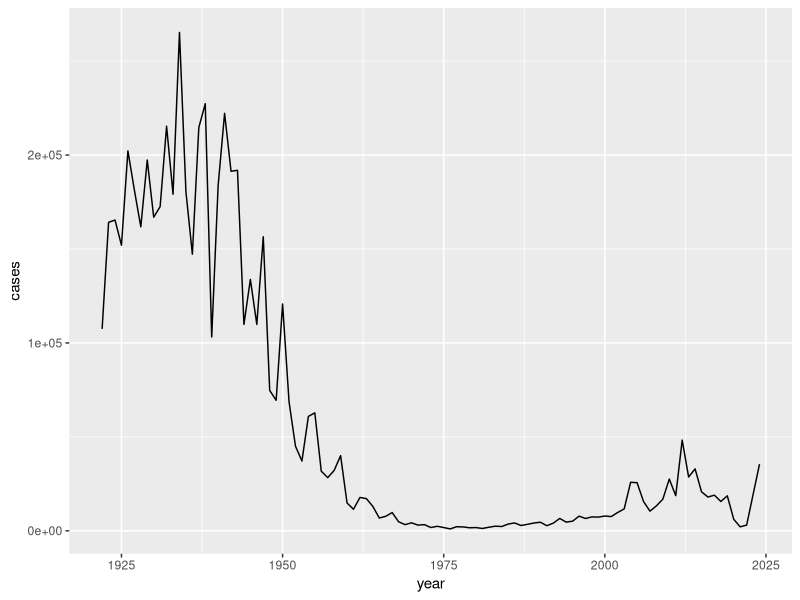
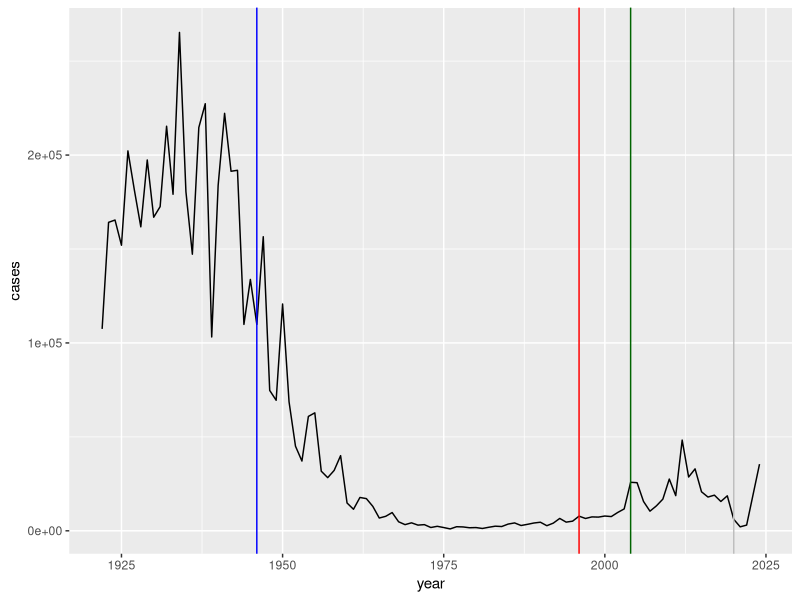

Reproduce these figures in R, in order. (Note: this script raises an error after producing the figures.)
## ---- chunk 1
cdc <- data.frame(
  year = c(1922L,1923L,1924L,1925L,
           1926L,1927L,1928L,1929L,1930L,1931L,
           1932L,1933L,1934L,1935L,1936L,
           1937L,1938L,1939L,1940L,1941L,1942L,
           1943L,1944L,1945L,1946L,1947L,
           1948L,1949L,1950L,1951L,1952L,
           1953L,1954L,1955L,1956L,1957L,1958L,
           1959L,1960L,1961L,1962L,1963L,
           1964L,1965L,1966L,1967L,1968L,1969L,
           1970L,1971L,1972L,1973L,1974L,
           1975L,1976L,1977L,1978L,1979L,1980L,
           1981L,1982L,1983L,1984L,1985L,
           1986L,1987L,1988L,1989L,1990L,
           1991L,1992L,1993L,1994L,1995L,1996L,
           1997L,1998L,1999L,2000L,2001L,
           2002L,2003L,2004L,2005L,2006L,2007L,
           2008L,2009L,2010L,2011L,2012L,
           2013L,2014L,2015L,2016L,2017L,2018L,
           2019L,2020L,2021L,2022L, 2024L),
  
  cases = c(107473,164191,165418,152003,
                                   202210,181411,161799,197371,
                                   166914,172559,215343,179135,265269,
                                   180518,147237,214652,227319,103188,
                                   183866,222202,191383,191890,109873,
                                   133792,109860,156517,74715,69479,
                                   120718,68687,45030,37129,60886,
                                   62786,31732,28295,32148,40005,
                                   14809,11468,17749,17135,13005,6799,
                                   7717,9718,4810,3285,4249,3036,
                                   3287,1759,2402,1738,1010,2177,2063,
                                   1623,1730,1248,1895,2463,2276,
                                   3589,4195,2823,3450,4157,4570,
                                   2719,4083,6586,4617,5137,7796,6564,
                                   7405,7298,7867,7580,9771,11647,
                                   25827,25616,15632,10454,13278,
                                   16858,27550,18719,48277,28639,32971,
                                   20762,17972,18975,15609,18617,
                                   6124,2116,3044, 35493)
)
## ---- chunk 2
head(cdc)
## ---- chunk 3
library(ggplot2)
## ---- chunk 4
ggplot(cdc) + 
  aes(x = year, y = cases) +
  geom_line()  
## ---- chunk 5
ggplot(cdc) + 
  aes(x = year, y = cases) +
  geom_line() + 
  geom_vline(xintercept = 1946, col = "blue") +
  geom_vline(xintercept = 1996, col = "red") +
  geom_vline(xintercept = 2020, col = "gray") +
  geom_vline(xintercept = 2004, col = "darkgreen")
## ---- chunk 6
library(jsonlite)
subject <- read_json("https://www.cmi-pb.org/api/v5_1/subject", simplifyVector = TRUE)

head(subject)
## ---- chunk 7
nrow(subject)
## ---- chunk 8
table(subject$infancy_vac)
## ---- chunk 9
table(subject$biological_sex)
## ---- chunk 10
table(subject$race, subject$biological_sex)
#produces a cross-table
## ---- chunk 11
library(lubridate)
## ---- chunk 12
today()
## ---- chunk 13
today() - ymd("2000-01-01")
## ---- chunk 14
time_length( today() - ymd("2000-01-01"),  "years")
## ---- chunk 15
# Use todays date to calculate age in days
subject$age <- today() - ymd(subject$year_of_birth)
## ---- chunk 16
library(dplyr)

ap <- subject %>% filter(infancy_vac == "aP")

round( summary( time_length( ap$age, "years" ) ) )
## ---- chunk 17
# wP
wp <- subject %>% filter(infancy_vac == "wP")
round( summary( time_length( wp$age, "years" ) ) )
## ---- chunk 18
int <- ymd(subject$date_of_boost) - ymd(subject$year_of_birth)
age_at_boost <- time_length(int, "year")
head(age_at_boost)
## ---- chunk 19
ggplot(subject) +
  aes(time_length(age, "year"),
      fill=as.factor(infancy_vac)) +
  geom_histogram(show.legend=FALSE) +
  facet_wrap(vars(infancy_vac), nrow=2) +
  xlab("Age in years")
## ---- chunk 20
# Or use wilcox.test() 
x <- t.test(time_length( wp$age, "years" ),
       time_length( ap$age, "years" ))

x$p.value
## ---- chunk 21
specimen <- read_json("http://cmi-pb.org/api/v5_1/specimen", simplifyVector = T)

ab_data <- read_json("http://cmi-pb.org/api/v5_1/plasma_ab_titer", simplifyVector= T)
## ---- chunk 22
head(specimen)
## ---- chunk 23
head(ab_data)
## ---- chunk 24
library(dplyr)

meta <- inner_join(specimen, subject)
head(meta)
## ---- chunk 25
dim(subject)
dim(specimen)
## ---- chunk 26
dim(meta)
## ---- chunk 27
abdata <- inner_join(meta, ab_data)
head(abdata)
## ---- chunk 28
length(abdata$isotype) #total number for isotypes
## ---- chunk 29
#How many unique isotypes?
table(abdata$isotype)
## ---- chunk 30
#how many diff antigens?
table(abdata$antigen)
## ---- chunk 31
table(abdata$dataset)
## ---- chunk 32
ggplot(abdata) +
  aes (x=MFI, y= antigen) +
  geom_boxplot()
## ---- chunk 33
#Plot using MFI_normalised
ggplot(abdata) +
  aes (x=MFI_normalised, y= antigen) +
  geom_boxplot()
## ---- chunk 34
ggplot(abdata) +
  aes (x=MFI_normalised, y= antigen, col = infancy_vac) +
  geom_boxplot()
## ---- chunk 35
ggplot(abdata) +
  aes (x=MFI_normalised, y= antigen, col = infancy_vac) +
  geom_boxplot() +
  facet_wrap(~infancy_vac)
#facet_wrap pulls it into two seperate columns
## ---- chunk 36
igg <- abdata |>
  filter(isotype == "IgG")
head(igg)
## ---- chunk 37
ggplot(igg) +
  aes (x=MFI_normalised, y= antigen, col = infancy_vac) +
  geom_boxplot()
## ---- chunk 38
ggplot(igg) +
  aes(MFI_normalised, antigen, col = infancy_vac) +
  geom_boxplot() + 
    xlim(0,75) +
  facet_wrap(vars(visit), nrow=2)
## ---- chunk 39

abdata.21 <- abdata %>% filter(dataset == "2021_dataset")
abdata.21 %>% 
  filter(isotype == "IgG",  antigen == "PT") %>%
  ggplot() +
    aes(x=planned_day_relative_to_boost,
        y=MFI_normalised,
        col=infancy_vac,
        group=subject_id) +
    geom_point() +
    geom_line() +
    geom_vline(xintercept=0, linetype="dashed") +
    geom_vline(xintercept=14, linetype="dashed") +
  labs(title="2021 dataset IgG PT",
       subtitle = "Dashed lines indicate day 0 (pre-boost) and 14 (apparent peak levels)")
